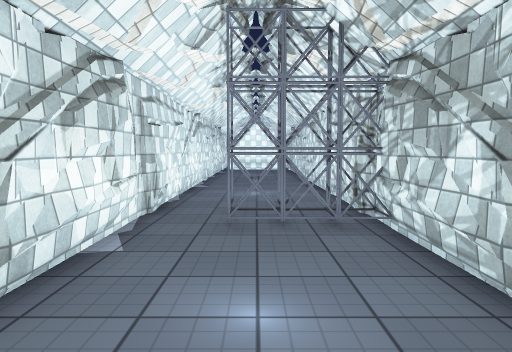
[1] (above)

12 first-person views from a walk through a 3-D level made in the Unity game engine. The camera is 1.4 m above the floor, tilts 4° down and sees 70° across. The floor is counted in squares, 1 m on a side. Each view is taken from the middle of a square. On the plan, view 1 faces up. The plan holds only what a view shows up to about 16 squares ahead; the rest is blank. The place goes on beyond the plan. Some animated figures are not drawn. Surface patterns are stand-ins for the level's own textures.

[2]
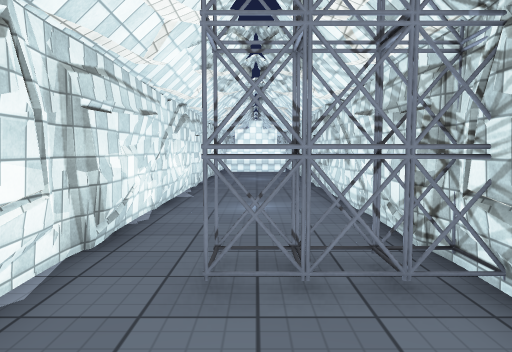

[3]
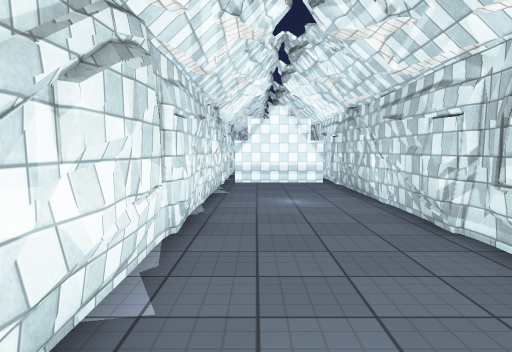

[4]
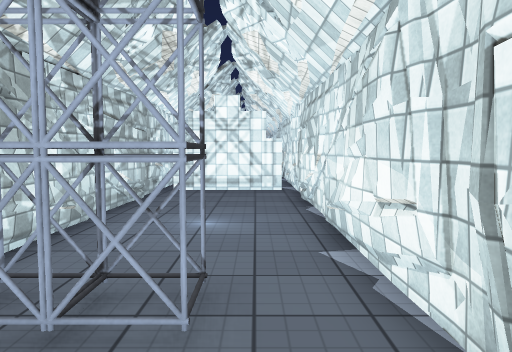

[5]
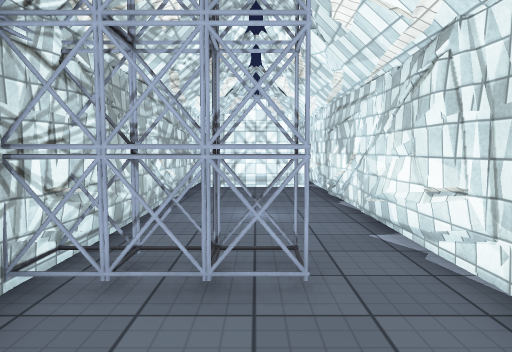

[6]
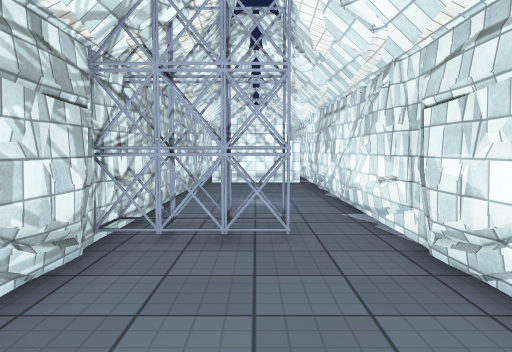

[7]
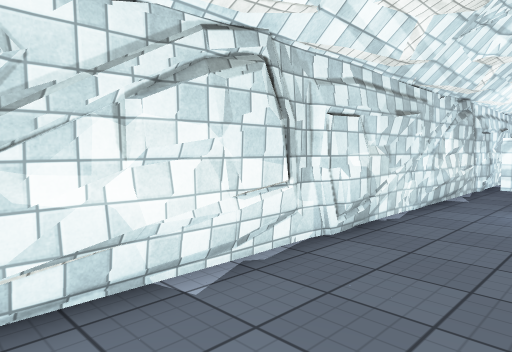

[8]
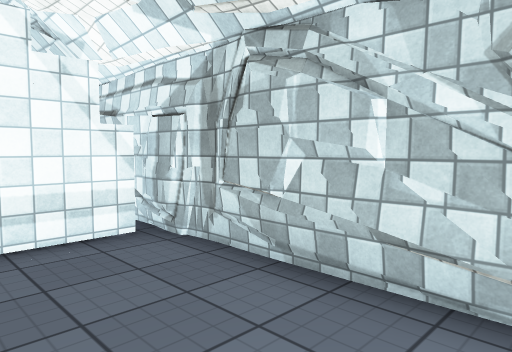

[9]
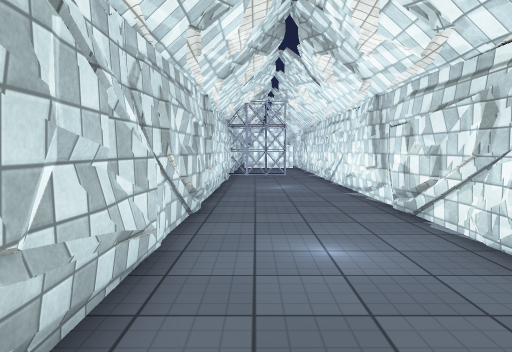

[10]
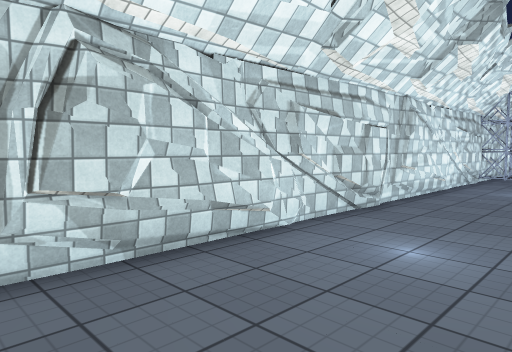

[11]
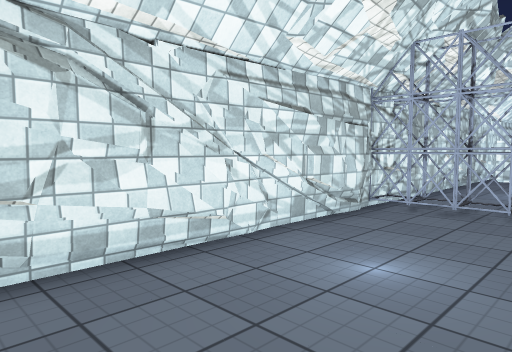

[12]
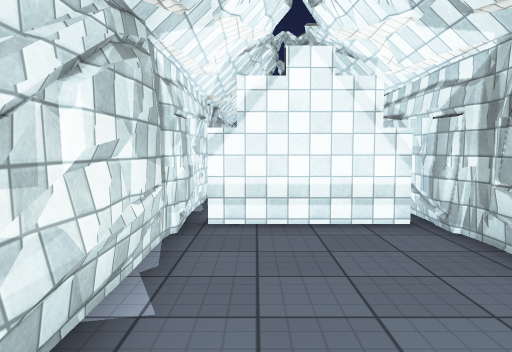

### Floor plan
Key: @ floor where view 1 was taken; # wall or solid block; . floor; O other object.
Columns run from 3 left of view 1 to 3 right of it. Each row starts with its distance up from view 1.
 27 ######
 26 #....##
 25 #.....#
 24 ##...##
 23 ##...##
 22 #.....#
 21 #.....#
 20 #.....#
 19 #.....#
 18 #....##
 17 #....##
 16 #.....#
 15 ##...##
 14 ##...##
 13 #.....#
 12 #.....#
 11 #.....#
 10 #.....#
  9 #....##
  8 #....##
  7 #..OO##
  6 ##...#
  5 ##...##
  4 #.....#
  3 #.....#
  2 #.....#
  1 #.....#
  0 #..@.##
 -1 #....##
 -2 #.....#
 -3 #######

Where each view was taken, in squares from view 1:
view 1: 0 up, 0 right, facing up
view 2: 3 up, 0 right, facing up
view 3: 11 up, 1 left, facing up
view 4: 10 up, 1 left, facing down
view 5: 11 up, 0 right, facing down
view 6: 13 up, 0 right, facing down
view 7: 12 up, 1 right, facing up-left
view 8: 21 up, 1 left, facing up-right
view 9: 26 up, 1 right, facing down
view 10: 26 up, 2 left, facing down-right
view 11: 16 up, 2 left, facing down-right
view 12: 20 up, 1 left, facing up
